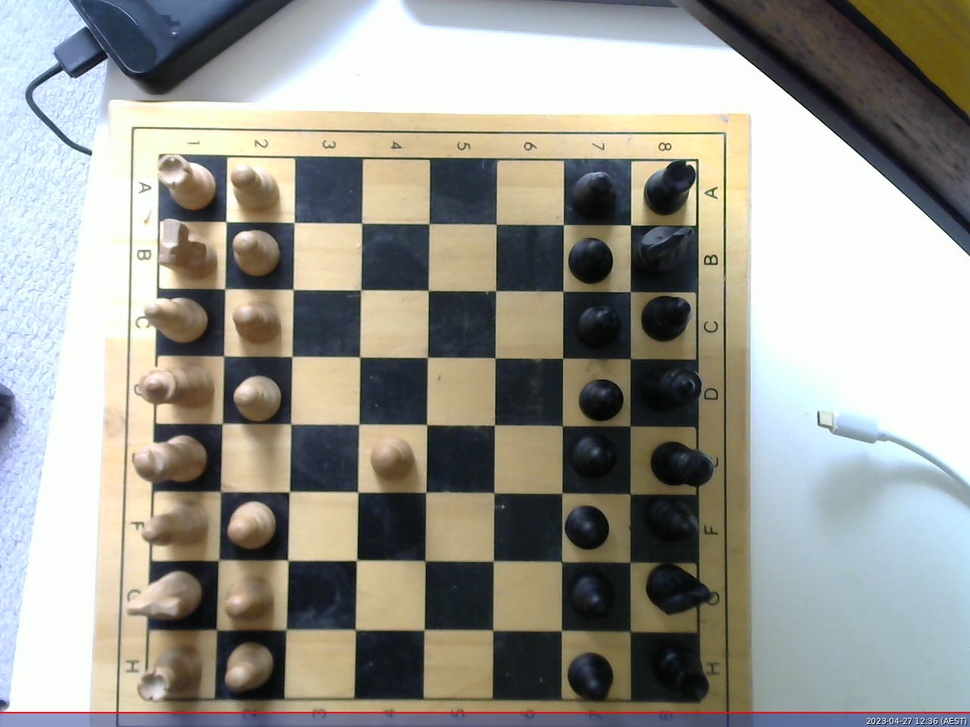
//> input picture chessboard.jpg, 970 x 727 px, shrunk from 1280 x 960 before the run
$ ./OpenCV_Testing   (built with g++ and OpenCV 4)
//> lines starting //> are read from the running program, lines starting //| are printed output that depends on the picture
// g++ -o OpenCV_Testing OpenCV_Testing.cpp -I/usr/include/opencv4 `pkg-config --cflags --libs opencv4`
// /OpenCV_Testing

#include <opencv2/opencv.hpp>
// #include <opencv2/opencv.hpp>
#include <iostream>

using namespace cv;
using namespace std;

int main() {
	Mat image = imread("C:/Users/James/Documents/Uni Units/FYP Project/ChessRobot2023FYP/chessboard.jpg"); // read image from file
//> image is the input picture: 727 rows x 970 cols, CV_8UC3; mean B, G, R 145.2, 152.9, 153.6
	if (image.empty()) // check if image was loaded successfully
	{
		cout << "Error: image not found" << endl;
		return 1;
	}

	Mat gray;
	cvtColor(image, gray, COLOR_BGR2GRAY);
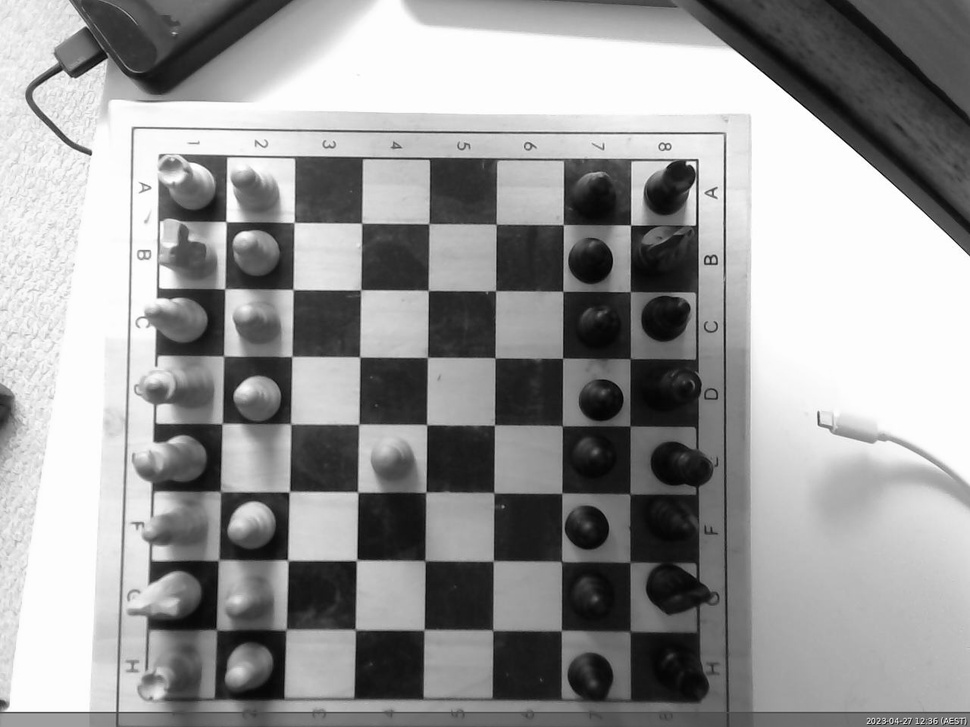
//> gray: 727 rows x 970 cols, CV_8UC1; min 0, max 255, mean 152.2

	// Size boardSize(8, 8);
	// vector<Point2f> corners;
	// bool found = findChessboardCorners(image, boardSize, corners);

	Mat edges;
	Canny(gray, edges, 50, 150);
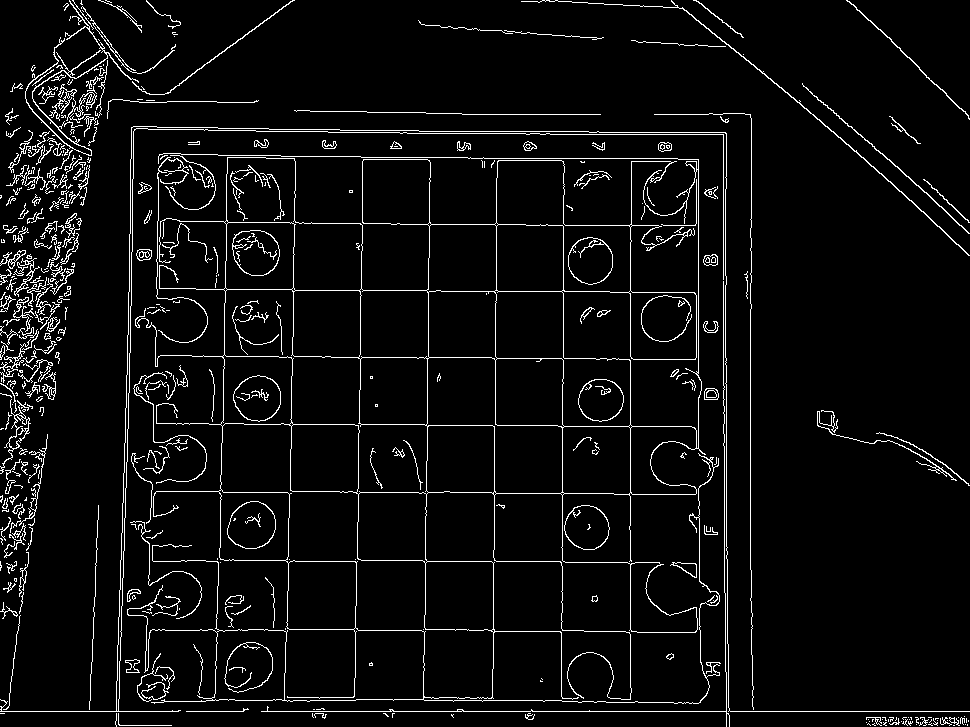
//> edges: 727 rows x 970 cols, CV_8UC1; 5.1% white in thin lines or dots

	imshow("Edges",edges); // show image in a window
	waitKey(0); // wait for a key press


	return 0;
}

$ run again, with 0.jpg copied over chessboard.jpg
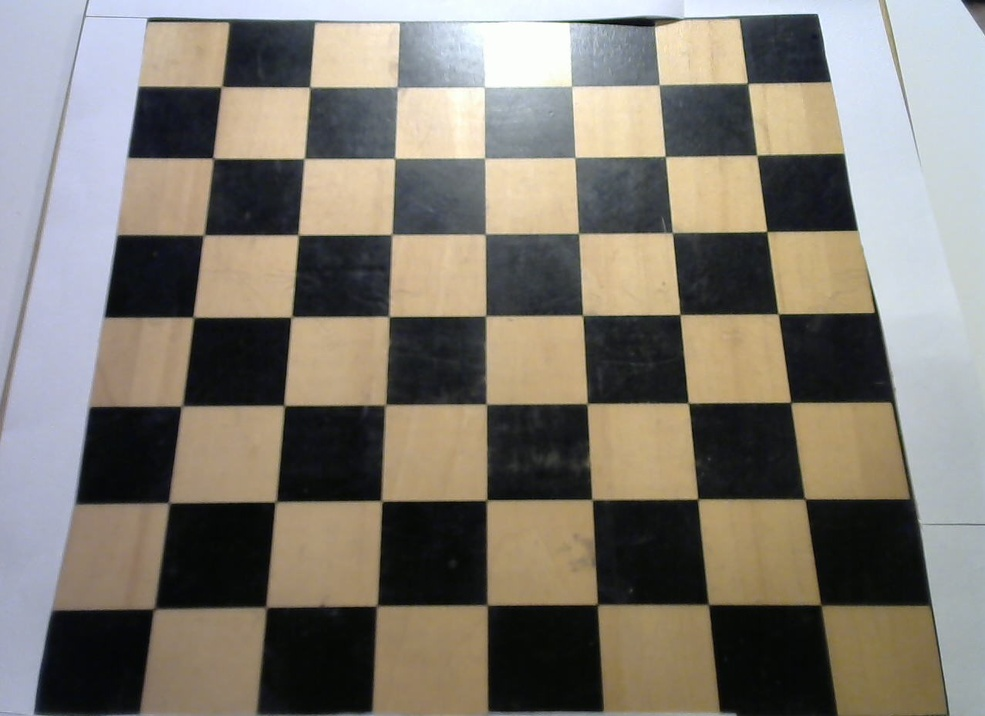
//> input picture 0.jpg, 985 x 716 px, shrunk from 1277 x 928 before the run
//> image is the input picture: 716 rows x 985 cols, CV_8UC3; mean B, G, R 112.8, 121.9, 127.4
//> `cvtColor(image, gray, COLOR_BGR2GRAY);`:
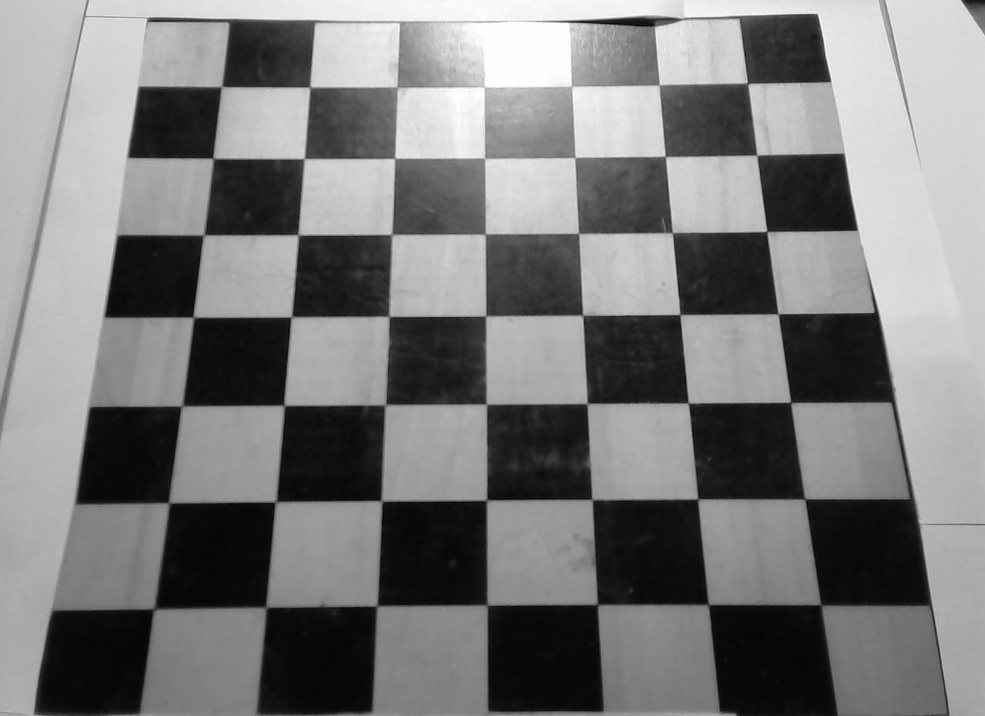
//> gray: 716 rows x 985 cols, CV_8UC1; min 3, max 255, mean 122.5
//> `Canny(gray, edges, 50, 150);`:
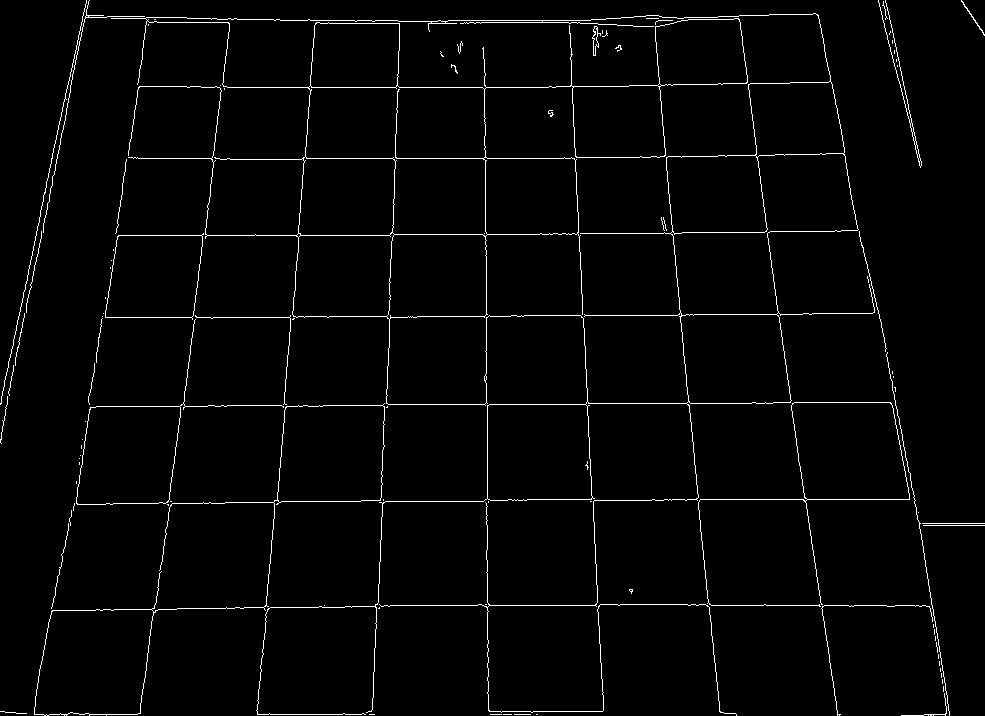
//> edges: 716 rows x 985 cols, CV_8UC1; 2.2% white in thin lines or dots

$ run again, with 1.jpg copied over chessboard.jpg
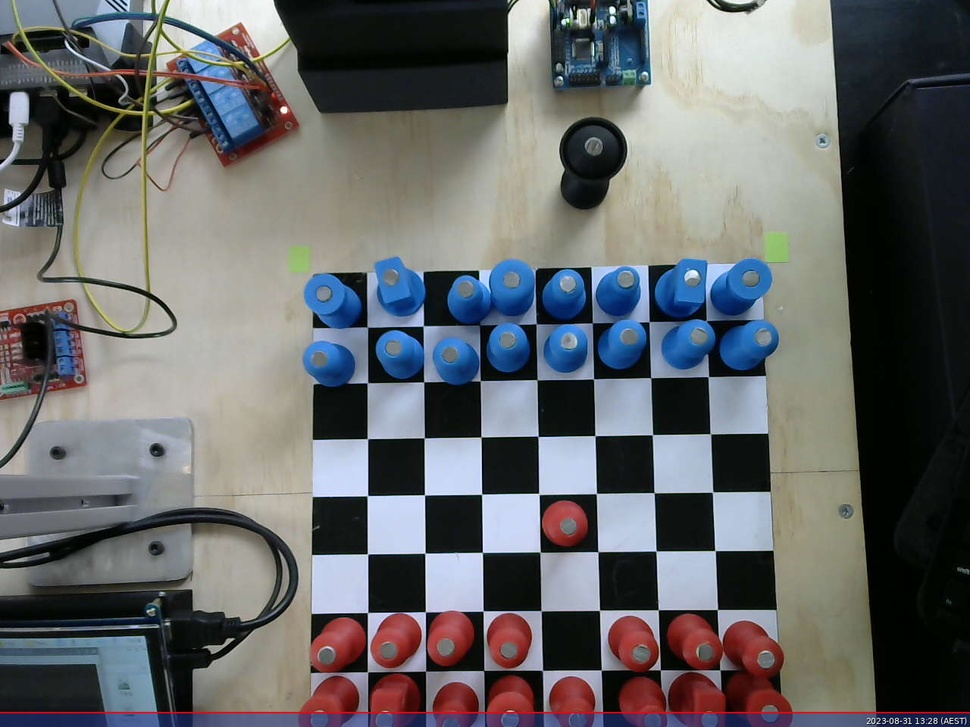
//> input picture 1.jpg, 970 x 727 px, shrunk from 1280 x 960 before the run
//> image is the input picture: 727 rows x 970 cols, CV_8UC3; mean B, G, R 104.7, 102.9, 101.2
//> `cvtColor(image, gray, COLOR_BGR2GRAY);`:
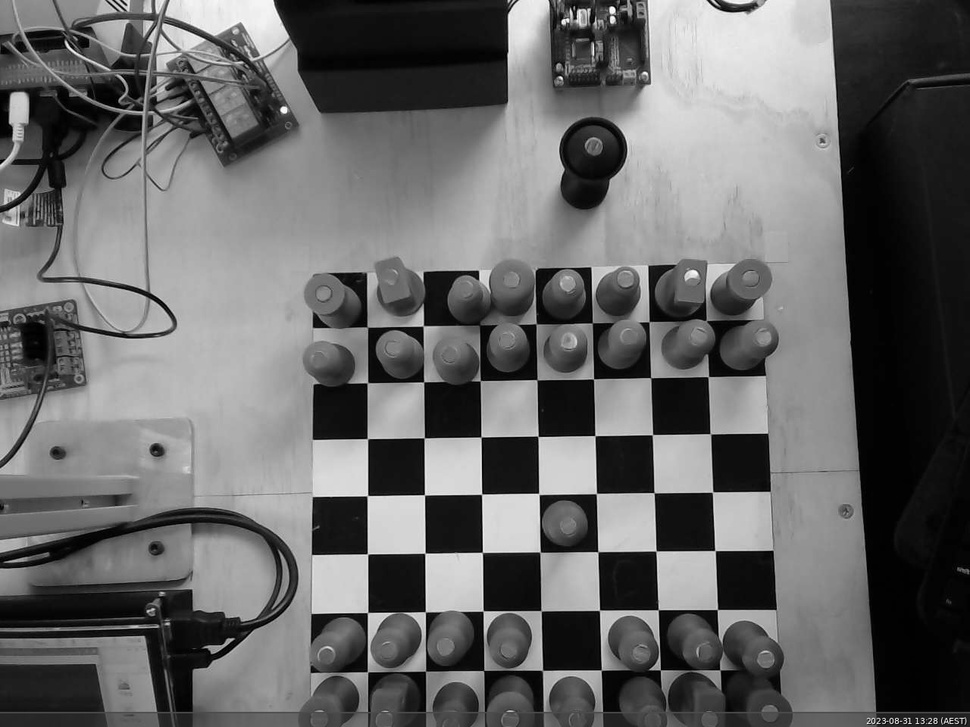
//> gray: 727 rows x 970 cols, CV_8UC1; min 0, max 254, mean 102.6
//> `Canny(gray, edges, 50, 150);`:
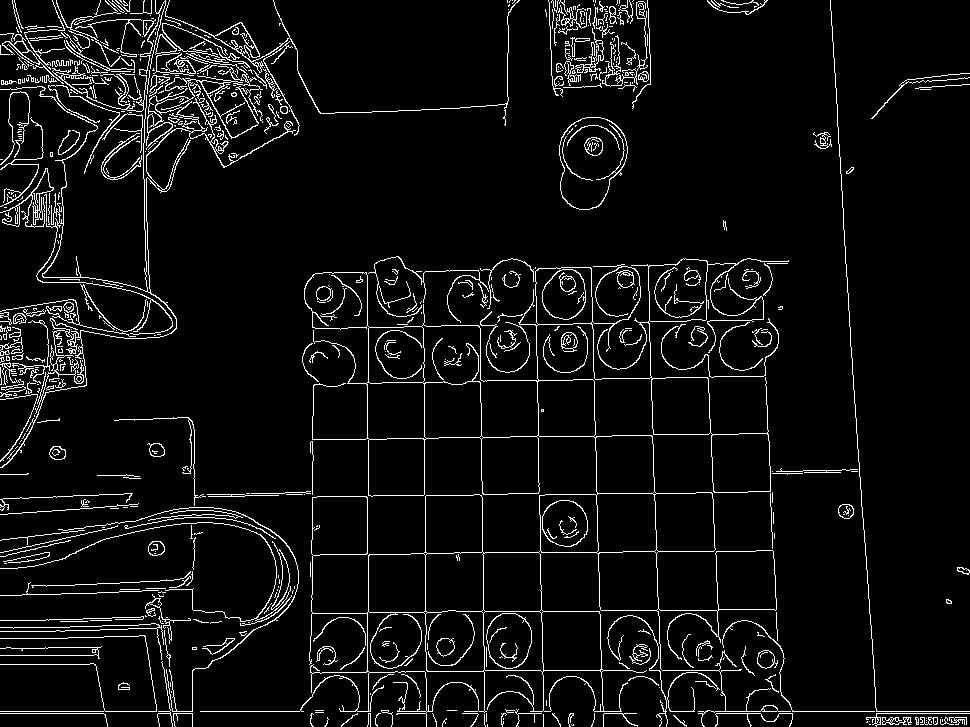
//> edges: 727 rows x 970 cols, CV_8UC1; 5.8% white in thin lines or dots

$ run again, with 1001.jpg copied over chessboard.jpg
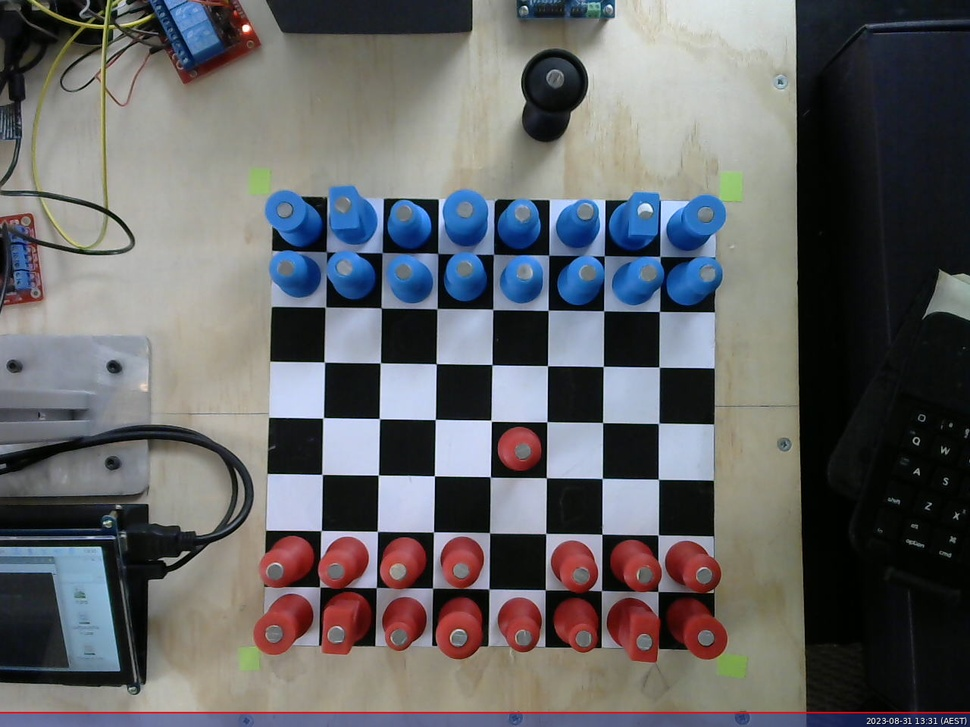
//> input picture 1001.jpg, 970 x 727 px, shrunk from 1280 x 960 before the run
//> image is the input picture: 727 rows x 970 cols, CV_8UC3; mean B, G, R 102.1, 100.1, 99.7
//> `cvtColor(image, gray, COLOR_BGR2GRAY);`:
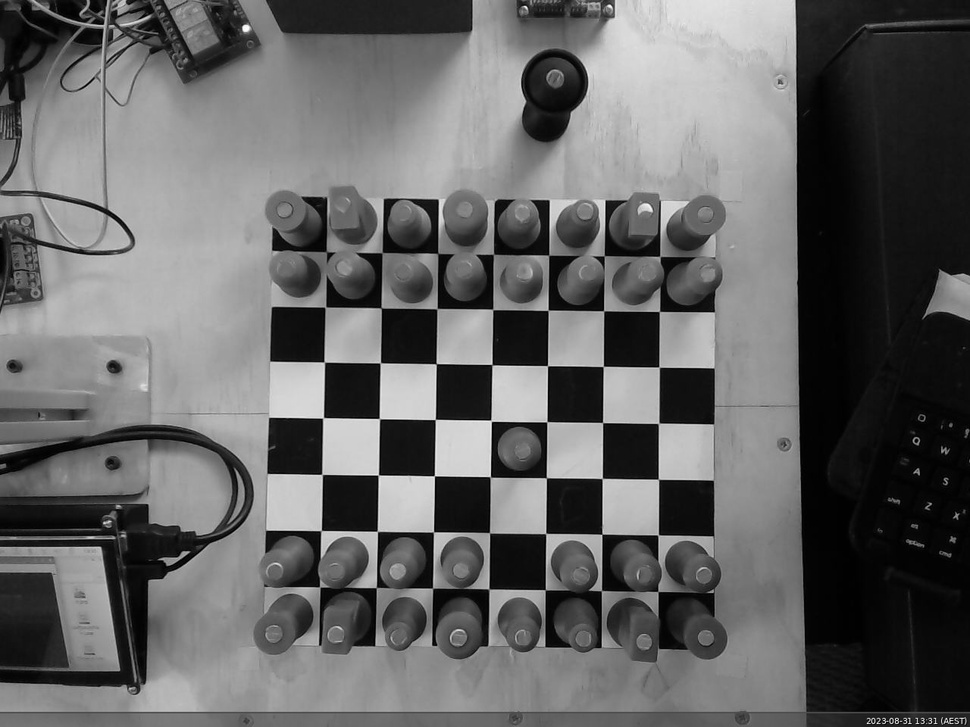
//> gray: 727 rows x 970 cols, CV_8UC1; min 0, max 254, mean 100.2
//> `Canny(gray, edges, 50, 150);`:
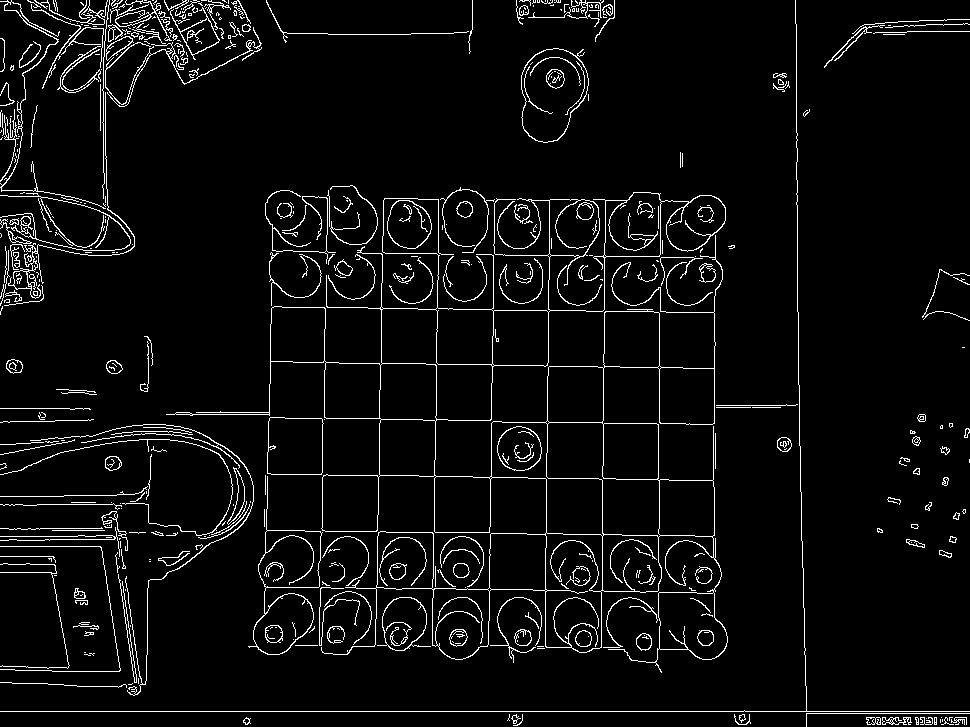
//> edges: 727 rows x 970 cols, CV_8UC1; 4.8% white in thin lines or dots
